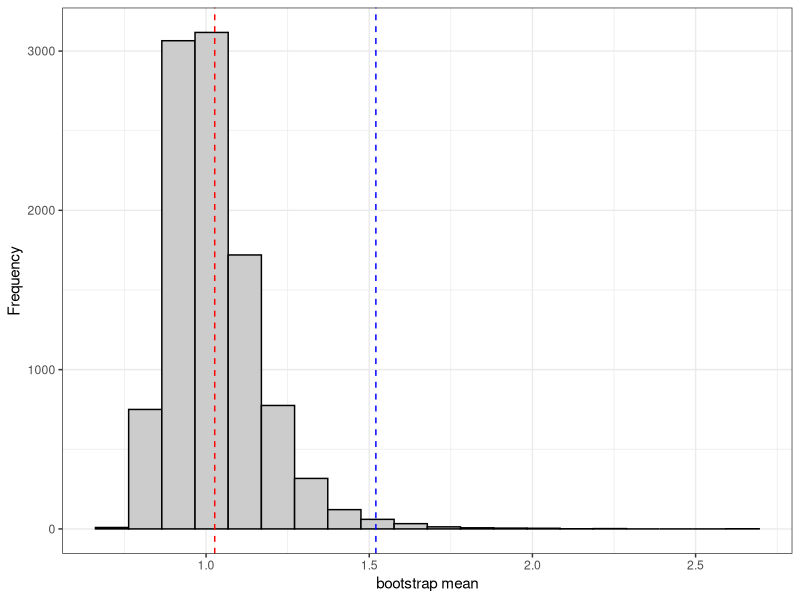

Source code (R): (Note: this script raises an error after producing the figure.)
## ---- chunk 1
data(city, package='boot')
head(city)
## ---- chunk 2
X <- city$x
Y <- city$u
## ---- chunk 3
mean(X)/mean(Y)
## ---- chunk 4
set.seed(123)
nR <- 10000
n <- nrow(city)
theta <- numeric(nR)
p_val <- numeric(nR)
mu_X <- mean(X)
mu_Y <- mean(Y)
for (i in 1:nR){
  ind <- sample(1:n, n, replace = TRUE)
  data <- city[ind,]
  X_boot <- data$x
  X_boot <- X_boot*mu_Y
  Y_boot <- data$u
  Y_boot <- Y_boot*mu_X
  theta[i] <- mean(X_boot)/mean(Y_boot)
  if (abs(theta[i]) > mu_X/mu_Y){
    p_val[i] = 1
  }
}
## ---- chunk 5
mean(theta)
## ---- chunk 6
mean(p_val) # p_value nho hon 0.05 => Bac bo Ho => ty le giua X va Y la khac 1
## ---- chunk 7
# histogram
library(ggplot2)
ggplot(data = data.frame(t = theta), mapping = aes(x = t)) +
geom_histogram(fill = "gray80", color = "black", bins = 20) +
geom_vline(xintercept = mu_X/mu_Y, color = "blue",
linetype = "dashed") +
geom_vline(xintercept = mean(theta), color = "red",
linetype = "dashed") +
xlab("bootstrap mean") + ylab("Frequency") +
theme_bw()
## ---- chunk 8
# pivot
n_city <- nrow(city)
var_1920 <- var(city$u)
var_1930 <- var(city$x)
cov_ux <- cov(city$u, city$x)
var_mean_ux <- matrix(c(var_1920, cov_ux, cov_ux, var_1930), 2, 2)/n_city
var_mean_ux
## ---- chunk 9
h_deriv <- function(mean_1, mean_2){
return(c(-mean_2/mean_1^2, 1/mean_1))
}
h_deriv_est <- h_deriv(mean_1 = mean_1920, mean_2 = mean_1930)
h_deriv_est
## ---- chunk 10
var_obs <- h_deriv_est %*% var_mean_ux %*% h_deriv_est
var_obs
## ---- chunk 11
t_obs <- (mu_X/mu_Y)/sqrt(var_obs)
t_obs
## ---- chunk 12
set.seed(123)
nR <- 10000
n <- nrow(city)
theta <- numeric(nR)
p_val <- numeric(nR)
mu_X <- mean(X)
mu_Y <- mean(Y)
for (i in 1:nR){
  ind <- sample(1:n, n, replace = TRUE)
  data <- city[ind,]
  X_boot <- data$x
  X_boot <- X_boot*mu_Y
  Y_boot <- data$u
  Y_boot <- Y_boot*mu_X
  theta[i] <- mean(X_boot)/mean(Y_boot)
  # variance
  var_Y <- var(Y_boot)
  var_X <- var(X_boot)
  cov_xy <- cov(Y_boot, X_boot)
  var_mean_xy <- matrix(c(var_Y, cov_xy, cov_xy, var_X), 2, 2)/n
  h_deriv_est <- c(-mean(X_boot)/mean(Y_boot)^2, 1/mean(Y_boot))
  if (abs(theta[i]) > mu_X/mu_Y){
    p_val[i] = 1
  }
}
## ---- chunk 13
sd(theta)
## ---- chunk 14

